Frame 1 (no input): blank canvas, image omitted
Frame 60 (the mouse pressed at the canvas centre just before this capture): blank canvas, image omitted
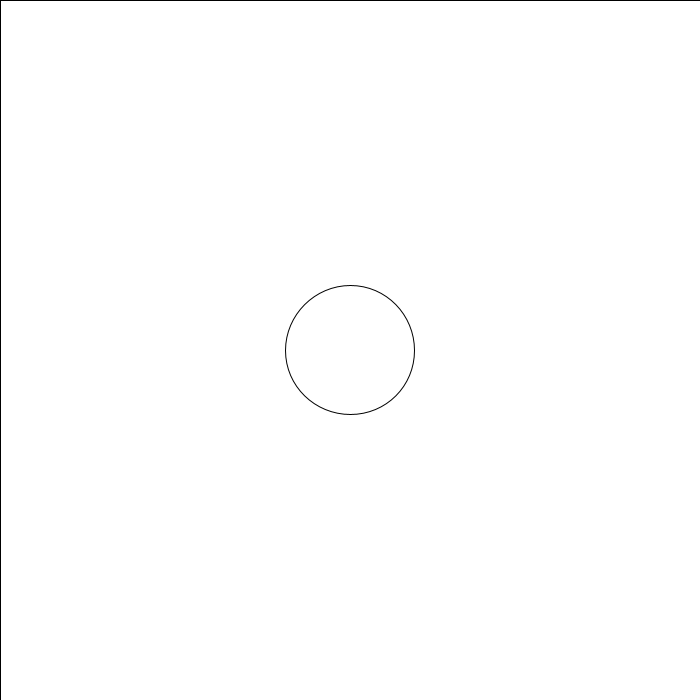
Frame 120 (the mouse held since frame 60 and released just before this capture)

The Processing sketch whose frames 1 and 60 were blank and that drew this single picture after the mouse press (run headless with seeded random() and noise(); from frame 60 on, the mouse is pressed at the canvas centre):

// Processing sketch: processing_22876
// ── processing_22876.pde

float x = 0;
int j = 10;

void setup(){
  size(700,700);
  background(200);
}
  

    void draw() {
  if (mousePressed == true) {
    fill(255);
  } else {
    fill(0);
  }
  rect(0, 0, 700, 700);

ellipse(350,350,j,j);

   x = x+1;
j = j+1;
}



    

    
    
    

  

  
  
  
